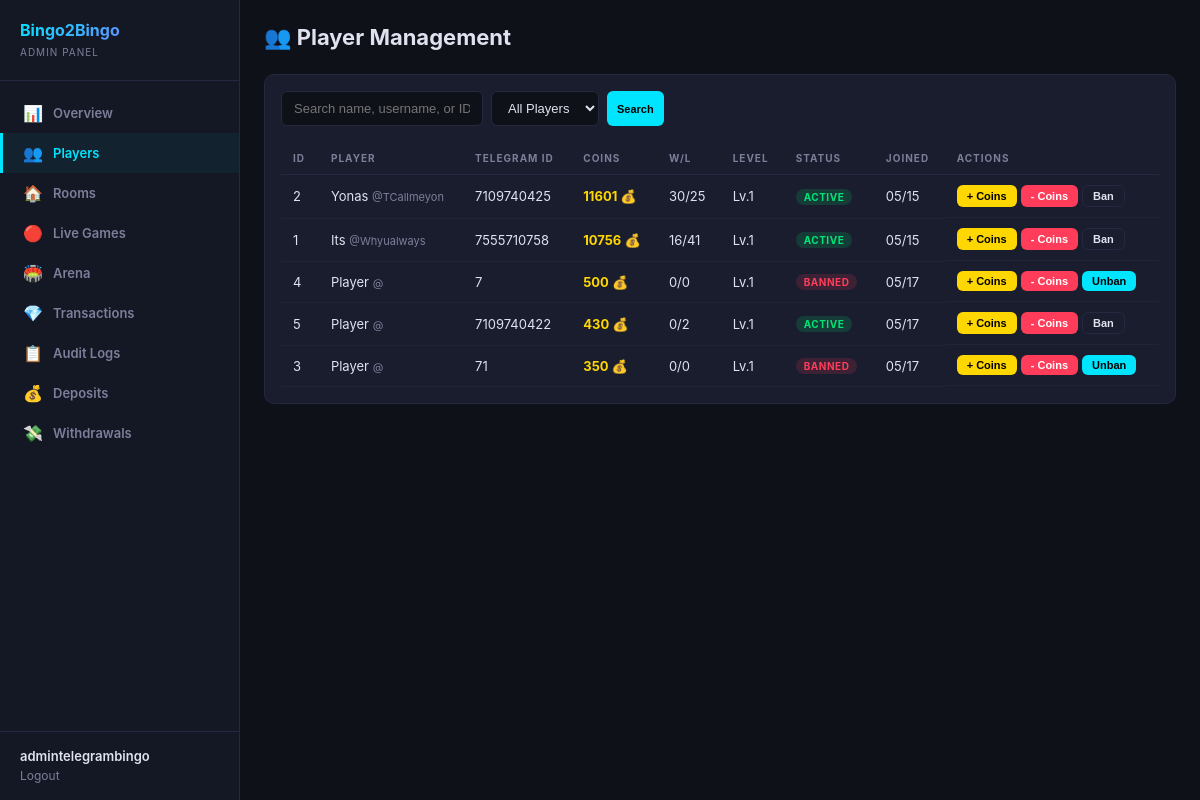
The app's page /dashboard/players/ (signed in), older data.
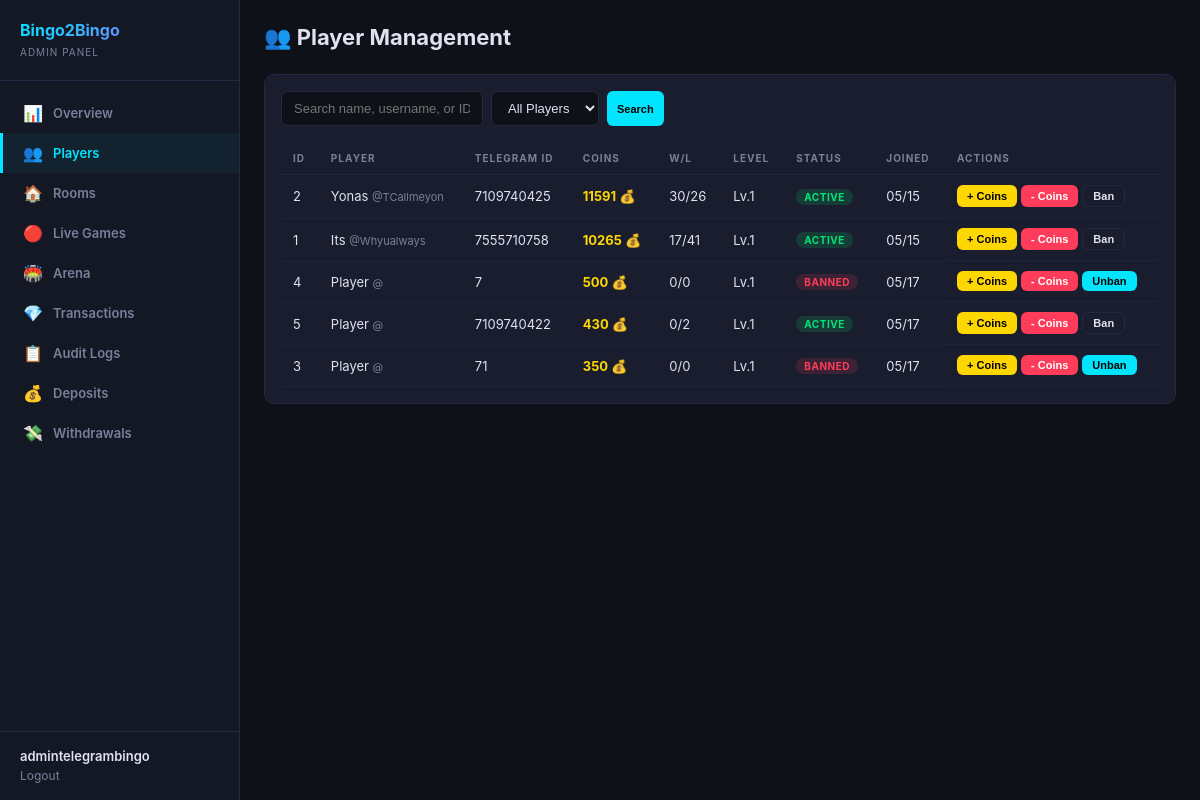
The same page, newer data.
### users/models.py (models this page shows, shortened)
class Player(models.Model):
    telegram_id = models.BigIntegerField(unique=True, db_index=True)
    username = models.CharField(max_length=255, blank=True, default='')
    first_name = models.CharField(max_length=255, blank=True, default='')
    phone_number = models.CharField(max_length=20, blank=True, default='')
    coins = models.BigIntegerField(default=10)
    wins = models.IntegerField(default=0)
    losses = models.IntegerField(default=0)
    games_played = models.IntegerField(default=0)
    xp = models.BigIntegerField(default=0)
    level = models.IntegerField(default=1)
    referral_code = models.CharField(max_length=32, unique=True, blank=True)
    invited_by = models.ForeignKey(
        'self', null=True, blank=True,
        on_delete=models.SET_NULL,
        related_name='invitees'
    )
    is_banned = models.BooleanField(default=False)
    last_daily_bonus = models.DateTimeField(null=True, blank=True)
    created_at = models.DateTimeField(default=timezone.now)
    class Meta:
        verbose_name = 'Player'
        verbose_name_plural = 'Players'
        ordering = ['-coins']

### dashboard/views.py (the view)
# urls.py: path('players/', views.players, name='players'),
@admin_required
def players(request):
    search = request.GET.get('search', '')
    status_filter = request.GET.get('status', 'all')
    players_qs = Player.objects.all()
    if search:
        players_qs = players_qs.filter(
            Q(first_name__icontains=search) |
            Q(username__icontains=search) |
            Q(telegram_id__icontains=search)
        )
    if status_filter == 'banned':
        players_qs = players_qs.filter(is_banned=True)
    elif status_filter == 'active':
        players_qs = players_qs.filter(is_banned=False)
    players_list = list(players_qs.order_by('-coins')[:100])
    return render(request, 'dashboard/players.html', {
        'players': players_list,
        'search': search,
        'status_filter': status_filter,
    })

### dashboard/auth.py (called while the page is built)
def admin_required(view_func):
    @wraps(view_func)
    def wrapper(request, *args, **kwargs):
        if not request.user.is_authenticated:
            return redirect('dashboard:login')
        if not request.user.is_staff and not request.user.is_superuser:
            messages.error(request, 'Access denied. Staff only.')
            return redirect('dashboard:login')
        return view_func(request, *args, **kwargs)
    return wrapper

### dashboard/templates/dashboard/players.html (shortened to what this page needs)
{% extends 'dashboard/base.html' %}
{% block content %}
<div class="header">
  <h1>👥 Player Management</h1>
</div>
<div class="card">
  <form class="toolbar" method="GET">
    <input type="text" name="search" placeholder="Search name, username, or ID..." value="{{ search }}">
    <select name="status">
      <option value="all" {% if status_filter == 'all' %}selected{% endif %}>All Players</option>
    </select>
    <button type="submit" class="btn btn-cyan btn-sm">Search</button>
  </form>
  <table>
    <thead>
      <tr><th>ID</th><th>Player</th><th>Telegram ID</th><th>Coins</th><th>W/L</th><th>Level</th><th>Status</th><th>Joined</th><th>Actions</th></tr>
    </thead>
    <tbody>
    {% for p in players %}
    <tr>
      <td>{{ p.id }}</td>
      <td>{{ p.first_name }} <span style="color:var(--muted);font-size:11px;">@{{ p.username|default:"" }}</span></td>
      <td>{{ p.telegram_id }}</td>
      <td style="color:var(--gold);font-weight:700;">{{ p.coins }} 💰</td>
      <td>{{ p.wins }}/{{ p.losses }}</td>
      <td>Lv.{{ p.level }}</td>
      <td>
        {% if p.is_banned %}<span class="badge badge-danger">Banned</span>
        {% else %}<span class="badge badge-success">Active</span>{% endif %}
      </td>
      <td>{{ p.created_at|date:"m/d" }}</td>
      <td style="display:flex;gap:4px;flex-wrap:wrap;">
        <button class="btn btn-gold btn-sm" onclick="openCoinModal({{ p.id }}, '{{ p.first_name|escapejs }}', 'add')">+ Coins</button>
        <button class="btn btn-red btn-sm" onclick="openCoinModal({{ p.id }}, '{{ p.first_name|escapejs }}', 'deduct')">- Coins</button>
        {% if p.is_banned %}
        <button class="btn btn-cyan btn-sm" onclick="toggleBan({{ p.id }})">Unban</button>
        {% else %}
        <button class="btn btn-outline btn-sm" onclick="toggleBan({{ p.id }})">Ban</button>
        {% endif %}
      </td>
    </tr>
    {% empty %}
    <tr><td colspan="9" style="text-align:center;color:var(--muted);padding:32px;">No players found</td></tr>
    {% endfor %}
    </tbody>
  </table>
</div>
{% endblock %}

Row changes from the older to the newer data that the page shows:
changed Player "Yonas": coins "11601" → "11591"; losses "25" → "26"
changed Player "Its": coins "10756" → "10265"; wins "16" → "17"
